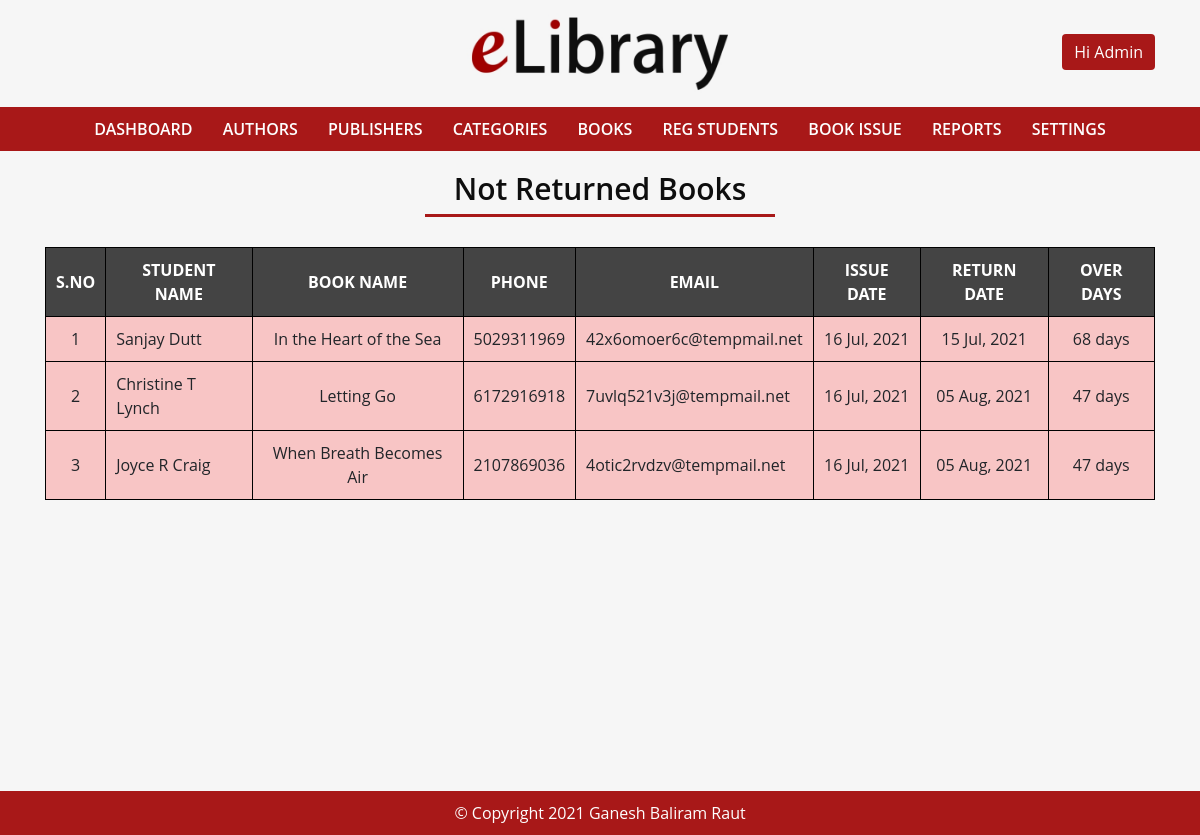
Screenshot of /not-returned.php (signed in) with the database file from the repository.
### tables this page shows
CREATE TABLE IF NOT EXISTS `book_issue` (
  `issue_id` int(11) NOT NULL AUTO_INCREMENT,
  `issue_name` varchar(50) NOT NULL,
  `issue_book` varchar(40) NOT NULL,
  `issue_date` date DEFAULT NULL,
  `return_date` date DEFAULT NULL,
  `issue_status` varchar(10) NOT NULL,
  `return_day` date DEFAULT NULL,
  `fine` int(11) DEFAULT NULL,
  PRIMARY KEY (`issue_id`)
);

CREATE TABLE IF NOT EXISTS `student` (
  `student_id` int(11) NOT NULL AUTO_INCREMENT,
  `student_name` varchar(50) NOT NULL,
  `student_address` varchar(100) NOT NULL,
  `student_gender` varchar(10) NOT NULL,
  `student_class` varchar(30) NOT NULL,
  `student_age` int(11) NOT NULL,
  `student_phone` varchar(12) NOT NULL,
  `student_email` varchar(30) NOT NULL,
  PRIMARY KEY (`student_id`)
);

CREATE TABLE IF NOT EXISTS `book` (
  `book_id` int(11) NOT NULL AUTO_INCREMENT,
  `book_name` varchar(50) NOT NULL,
  `book_category` varchar(30) NOT NULL,
  `book_author` varchar(50) NOT NULL,
  `book_publisher` varchar(40) NOT NULL,
  `book_status` varchar(10) NOT NULL,
  PRIMARY KEY (`book_id`)
);

### not-returned.php (the view, shortened to what this page needs)
<?php include "header.php" ?>
<div id="admin-content">
    <div class="container">
        <div class="row">
            <div class="offset-md-4 col-md-4">
                <h2 class="admin-heading text-center">Not Returned Books</h2>
            </div>
        </div>
        <?php
        $sql = "SELECT book_issue.issue_id,book_issue.issue_name,book_issue.issue_book,book_issue.issue_status,
                  book_issue.issue_date,book_issue.return_date,student.student_id,student.student_phone,student.student_email,student.student_name,book.book_name FROM book_issue
                  LEFT JOIN student ON book_issue.issue_name = student.student_id
                  LEFT JOIN book ON book_issue.issue_book = book.book_id
                  ORDER BY book_issue.issue_id DESC";
        $result = mysqli_query($conn, $sql) or die("SQL query failed.");
        if(mysqli_num_rows($result) > 0){ ?>
        <div class="row">
            <div class="col-md-12">
              <table class="content-table">
                  <thead>
                    <th>S.No</th>
                    <th>Student Name</th>
                    <th>Book Name</th>
                    <th>Phone</th>
                    <th>Email</th>
                    <th>Issue Date</th>
                    <th>Return Date</th>
                    <th>Over Days</th>
                  </thead>
                  <tbody>
                    <?php $serial = 1;
                    while($row = mysqli_fetch_assoc($result)) {
                    if((date('Y-m-d') > $row['return_date']) && $row['issue_status'] == "N"){
                    $over = 'style="background:rgba(255,0,0,0.2)"';
                    }else{ $over = ''; }?>
                    <tr <?php echo $over; ?> >
                      <td><?php echo $serial; ?></td>
                      <td><?php echo $row['student_name']; ?></td>
                      <td><?php echo $row['book_name']; ?></td>
                      <td><?php echo $row['student_phone']; ?></td>
                      <td><?php echo $row['student_email']; ?></td>
                      <td><?php echo date('d M, Y',strtotime($row['issue_date'])); ?></td>
                      <td><?php echo date('d M, Y',strtotime($row['return_date'])); ?></td>
                      <td>
                      <?php
                          $date1 = date_create(date('Y-m-d'));
                          $date2 = date_create($row['return_date']);
                          if($date1 > $date2){
                            $diff = date_diff($date1,$date2);
                            echo $days = $diff->format('%a days');
                          }else{
                            echo '0 days';
                          } ?>
                      </td>
                    </tr>
                    <?php $serial++; } ?>
                  </tbody>
              </table>
            </div>
        </div>
        <?php } ?>
    </div>
</div>
<?php include "footer.php" ?>

### css/style.css (style rules this page uses)
body { background: #F6F6F6; font-family: 'Open Sans', sans-serif; }
#admin-content { min-height: 80vh; padding: 20px 0 40px; }
#admin-content .admin-heading { color: #0E0E0E; font-size: 30px; font-weight: 600; margin: 0 0 40px; position: relative; }
#admin-content .admin-heading:after { content : ""; background: #A00000; width: 100%; height: 3px; opacity: 0.9; position: absolute; left: 0; bottom: -10px; }
#admin-content .content-table { width: 100%; margin: 0 0 20px; }
#admin-content .content-table thead { background: #444; color: #fff; }
#admin-content .content-table th { text-align: center; text-transform: uppercase; border: 1px solid #000; padding: 10px; }
#admin-content .content-table tbody tr:nth-child(odd) { background: #e7e7e7; }
#admin-content .content-table tbody tr:nth-child(even) { background: transparent; }
#admin-content .content-table tbody td { text-align: center; border: 1px solid #000; padding: 10px; }
#admin-content .content-table tbody td:nth-child(2), #admin-content .content-table tbody td:nth-child(5) { text-align: left; }

### rows the page displays
book_issue: student.student_name "Sanjay Dutt", book.book_name "In the Heart of the Sea", student.student_phone "5029311969", student.student_email "42x6omoer6c@tempmail.net", issue_date "16 Jul, 2021", return_date "15 Jul, 2021", return_date "68 days"
book_issue: student.student_name "Christine T Lynch", book.book_name "Letting Go", student.student_phone "6172916918", student.student_email "7uvlq521v3j@tempmail.net", issue_date "16 Jul, 2021", return_date "05 Aug, 2021", return_date "47 days"
book_issue: student.student_name "Joyce R Craig", book.book_name "When Breath Becomes Air", student.student_phone "2107869036", student.student_email "4otic2rvdzv@tempmail.net", issue_date "16 Jul, 2021", return_date "05 Aug, 2021", return_date "47 days"
